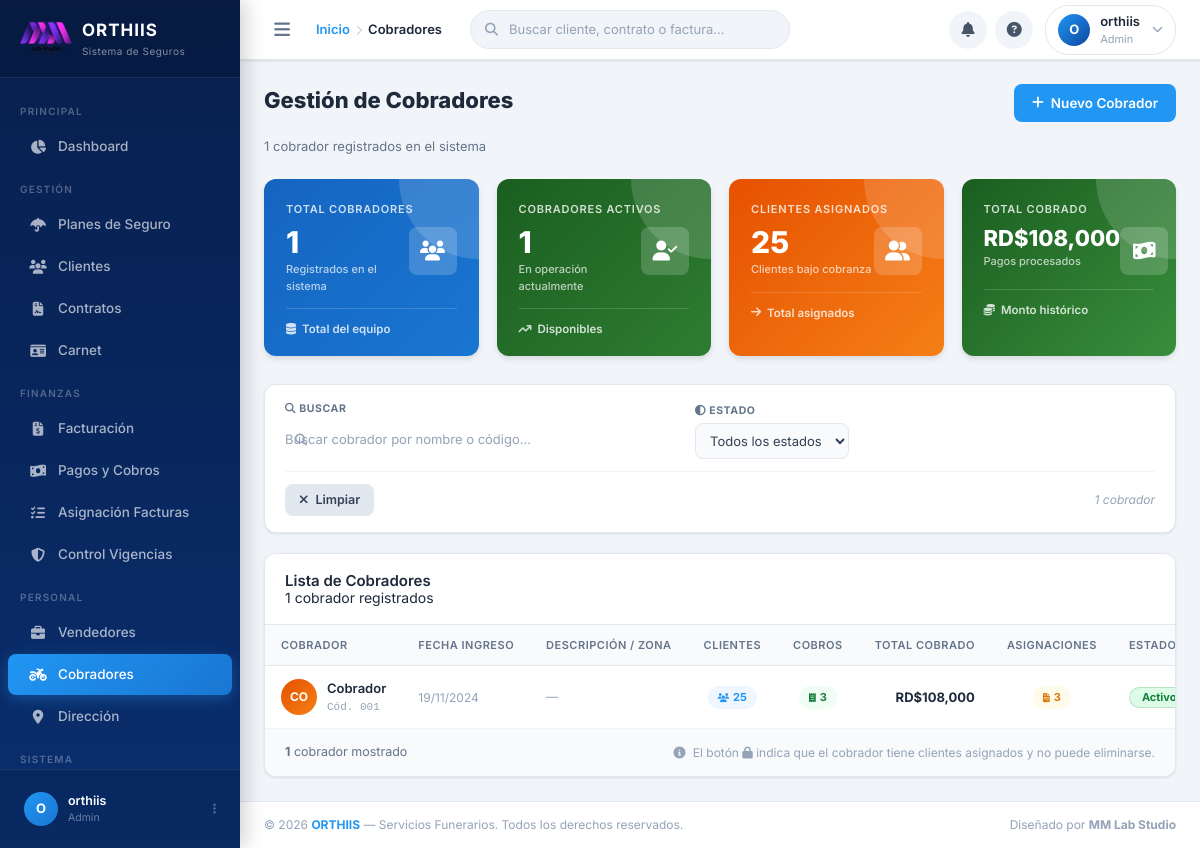
The app's page /cobradores.php (signed in) with its own data.
### tables this page shows
CREATE TABLE `configuracion_sistema` (
  `id` int(11) NOT NULL,
  `nombre_empresa` varchar(100) NOT NULL,
  `rif` varchar(20) DEFAULT NULL,
  `direccion` text DEFAULT NULL,
  `telefono` varchar(15) DEFAULT NULL,
  `celular` varchar(15) DEFAULT NULL,
  `email` varchar(100) DEFAULT NULL,
  `logo_url` varchar(255) DEFAULT NULL,
  `moneda` varchar(10) DEFAULT 'USD',
  `dias_gracia_pago` int(11) DEFAULT 5,
  `formato_factura` text DEFAULT NULL,
  `created_at` timestamp NOT NULL DEFAULT current_timestamp(),
  `updated_at` timestamp NOT NULL DEFAULT current_timestamp() ON UPDATE current_timestamp()
);

CREATE TABLE `cobradores` (
  `id` int(11) NOT NULL,
  `codigo` varchar(3) NOT NULL,
  `nombre_completo` varchar(200) NOT NULL,
  `descripcion` text DEFAULT NULL,
  `fecha_ingreso` date NOT NULL,
  `estado` enum('activo','inactivo') DEFAULT 'activo',
  `usuario_id` int(11) DEFAULT NULL,
  `telefono` varchar(15) DEFAULT NULL,
  `email` varchar(100) DEFAULT NULL,
  `created_at` timestamp NOT NULL DEFAULT current_timestamp(),
  `updated_at` timestamp NOT NULL DEFAULT current_timestamp() ON UPDATE current_timestamp()
);

### cobradores.php (the view, shortened to what the rows shown need)
<?php
require_once 'config.php';
$cobradores = $conn->query("
    SELECT cb.*,
           COUNT(DISTINCT cl.id)     AS total_clientes,
           COUNT(DISTINCT pg.id)     AS total_pagos,
           COALESCE(SUM(pg.monto),0) AS total_cobrado,
           COUNT(DISTINCT af.id)     AS total_asignaciones
    FROM cobradores cb
    LEFT JOIN clientes              cl ON cl.cobrador_id  = cb.id
    LEFT JOIN pagos                 pg ON pg.cobrador_id  = cb.id AND pg.estado = 'procesado'
    LEFT JOIN asignaciones_facturas af ON af.cobrador_id  = cb.id AND af.estado = 'activa'
    GROUP BY cb.id
    ORDER BY cb.nombre_completo ASC
")->fetchAll();
$cob_activos     = count(array_filter($cobradores, fn($c) => $c['estado'] === 'activo'));
require_once 'header.php';
?>
<div class="kpi-cobradores fade-in delay-1">
    <div class="kpi-card" style="background:linear-gradient(135deg,#1B5E20,#2E7D32);">
        <div class="kpi-top">
            <div>
                <div class="kpi-value"><?php echo $cob_activos; ?></div>
                <div class="kpi-sub">En operación actualmente</div>
            </div>
        </div>
    </div>
</div>
<div class="card fade-in">
    <div style="overflow-x:auto;">
        <table class="data-table" id="cobradoresTable">
            <thead>
                <tr>
                    <th>Cobrador</th>
                    <th>Fecha Ingreso</th>
                    <th>Descripción / Zona</th>
                    <th style="text-align:center;">Clientes</th>
                    <th style="text-align:center;">Cobros</th>
                    <th style="text-align:right;">Total Cobrado</th>
                    <th style="text-align:center;">Asignaciones</th>
                    <th>Estado</th>
                </tr>
            </thead>
            <tbody id="cobradoresTbody">
            <?php if (!empty($cobradores)): ?>
                <?php foreach ($cobradores as $c):
                    $ini = strtoupper(substr($c['nombre_completo'], 0, 2));
                ?>
                <tr data-nombre="<?php echo strtolower($c['nombre_completo']); ?>"
                    data-codigo="<?php echo strtolower($c['codigo']); ?>"
                    data-estado="<?php echo $c['estado']; ?>">
                    <td>
                        <div style="display:flex;align-items:center;gap:10px;">
                            <div class="cobrador-avatar"><?php echo $ini; ?></div>
                            <div>
                                <div class="cobrador-name">
                                    <?php echo htmlspecialchars($c['nombre_completo']); ?>
                                </div>
                                <div class="cobrador-code">Cód. <?php echo htmlspecialchars($c['codigo']); ?></div>
                            </div>
                        </div>
                    </td>
                    <td>
                        <span class="td-muted">
                            <?php echo date('d/m/Y', strtotime($c['fecha_ingreso'])); ?>
                        </span>
                    </td>
                    <td>
                        <span class="td-muted" style="max-width:200px;display:block;
                              overflow:hidden;text-overflow:ellipsis;white-space:nowrap;">
                            <?php echo htmlspecialchars($c['descripcion'] ?: '—'); ?>
                        </span>
                    </td>
                    <td style="text-align:center;">
                        <span style="display:inline-flex;align-items:center;gap:4px;
                                     background:<?php echo $c['total_clientes'] > 0 ? '#EFF6FF' : 'var(--gray-100)'; ?>;
                                     color:<?php echo $c['total_clientes'] > 0 ? 'var(--accent)' : 'var(--gray-400)'; ?>;
                                     padding:3px 10px;border-radius:20px;font-size:11px;font-weight:700;">
                            <i class="fas fa-users" style="font-size:9px;"></i>
                            <?php echo number_format($c['total_clientes']); ?>
                        </span>
                    </td>
                    <td style="text-align:center;">
                        <span style="display:inline-flex;align-items:center;gap:4px;
                                     background:<?php echo $c['total_pagos'] > 0 ? '#F0FDF4' : 'var(--gray-100)'; ?>;
                                     color:<?php echo $c['total_pagos'] > 0 ? '#15803D' : 'var(--gray-400)'; ?>;
                                     padding:3px 10px;border-radius:20px;font-size:11px;font-weight:700;">
                            <i class="fas fa-receipt" style="font-size:9px;"></i>
                            <?php echo number_format($c['total_pagos']); ?>
                        </span>
                    </td>
                    <td style="text-align:right;">
                        <span class="td-amount">
                            RD$<?php echo number_format($c['total_cobrado'], 0); ?>
                        </span>
                    </td>
                    <td style="text-align:center;">
                        <span style="display:inline-flex;align-items:center;gap:4px;
                                     background:<?php echo $c['total_asignaciones'] > 0 ? '#FFFBEB' : 'var(--gray-100)'; ?>;
                                     color:<?php echo $c['total_asignaciones'] > 0 ? '#D97706' : 'var(--gray-400)'; ?>;
                                     padding:3px 10px;border-radius:20px;font-size:11px;font-weight:700;">
                            <i class="fas fa-file-invoice" style="font-size:9px;"></i>
                            <?php echo number_format($c['total_asignaciones']); ?>
                        </span>
                    </td>
                    <td>
                        <span class="badge badge-<?php echo $c['estado'] === 'activo' ? 'activo' : 'inactivo'; ?>">
                            <?php echo ucfirst($c['estado']); ?>
                        </span>
                    </td>
                </tr>
                <?php endforeach; ?>
            <?php endif; ?>
            </tbody>
        </table>
    </div>
</div>
<?php require_once 'footer.php'; ?>

### header.php (shortened to what the rows shown need)
<?php
require_once 'config.php';
require_once 'toast.php';
$stmtConfig = $conn->prepare("SELECT logo_url FROM configuracion_sistema WHERE id = 1");
$stmtConfig->execute();
$config = $stmtConfig->fetch();
?>
<!DOCTYPE html>
<html lang="es">
<head>
    <link href="https://cdnjs.cloudflare.com/ajax/libs/font-awesome/6.5.0/css/all.min.css" rel="stylesheet">
    <link rel="stylesheet" href="https://cdn.jsdelivr.net/npm/toastify-js/src/toastify.min.css">
    <link href="https://cdn.jsdelivr.net/npm/bootstrap@5.1.3/dist/css/bootstrap.min.css" rel="stylesheet">
    <link rel="stylesheet" href="https://cdn.jsdelivr.net/npm/bootstrap@4.6.2/dist/css/bootstrap.min.css">
    <link rel="stylesheet" href="styles.css">
    <?php echo Toast::render(); ?>
</head>
<body>
<aside class="sidebar" id="sidebar">
    <div class="sidebar-brand">
        <?php if (!empty($config['logo_url'])): ?>
            <img src="<?php echo htmlspecialchars($config['logo_url']); ?>"
                 alt="Orthiis Logo"
                 style="height:34px;width:auto;border-radius:8px;object-fit:contain;">
        <?php else: ?>
            <div class="brand-icon">
                <i class="fas fa-shield-halved"></i>
            </div>
        <?php endif; ?>
        <div class="brand-text">
            <div class="brand-name">ORTHIIS</div>
            <div class="brand-sub">Sistema de Seguros</div>
        </div>
    </div>
</aside>
<div class="main-wrapper" id="mainWrapper">
    <div class="page-content">

### records on screen
configuracion_sistema: logo_url (picture)
cobradores: estado "1", nombre_completo "CO", nombre_completo "Cobrador", codigo "001", fecha_ingreso "19/11/2024", descripcion "—", total_clientes "25", total_pagos "3", total_cobrado "108,000", total_asignaciones "3", estado "Activo"

### other values on screen
$iniciales "O"
$usuarioNombre "orthiis"
$usuarioRol "Admin"
$tituloActual "Cobradores"
$total_cob "1"
$total_clientes "25"
$total_cobrado "108,000"
